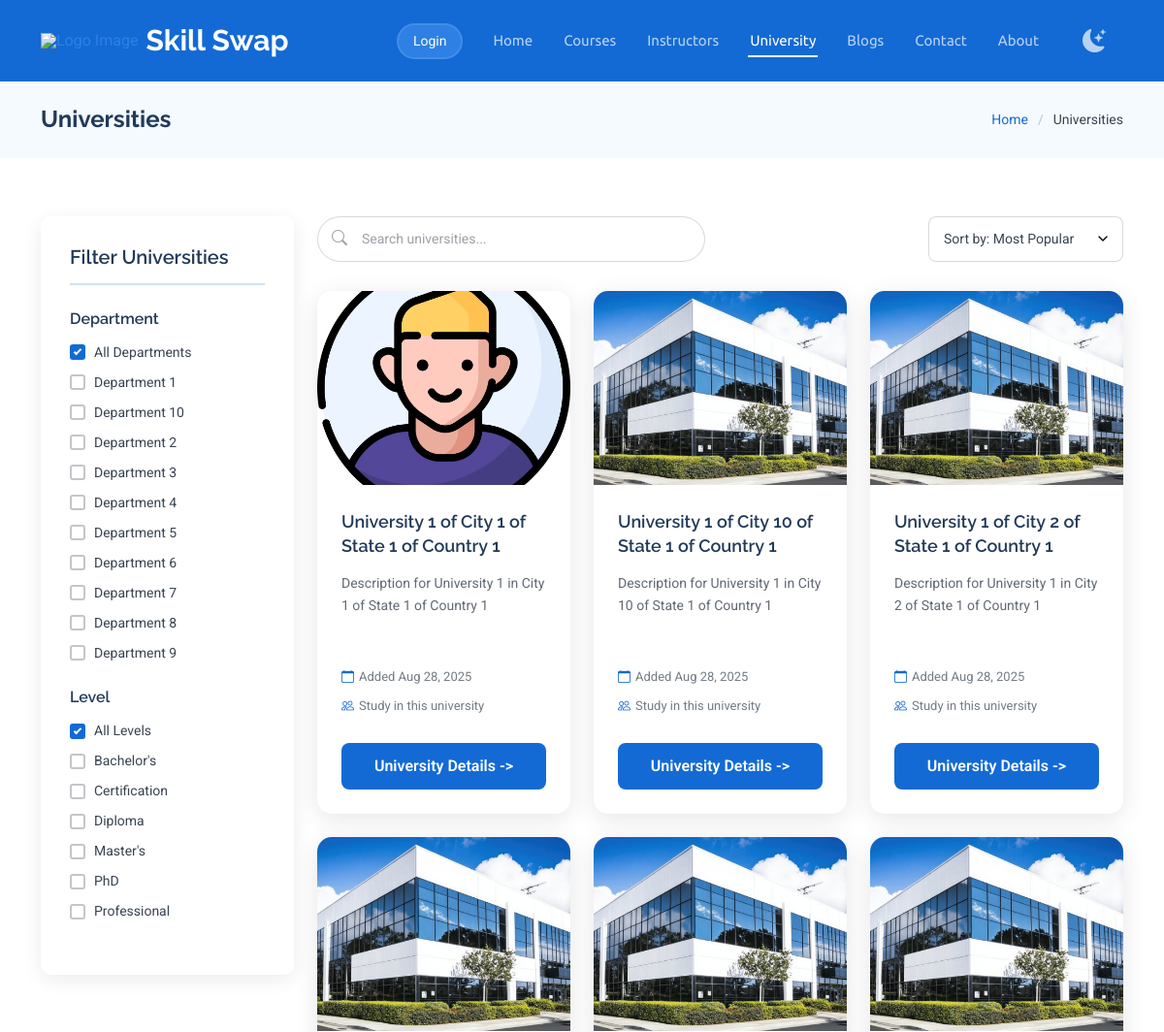
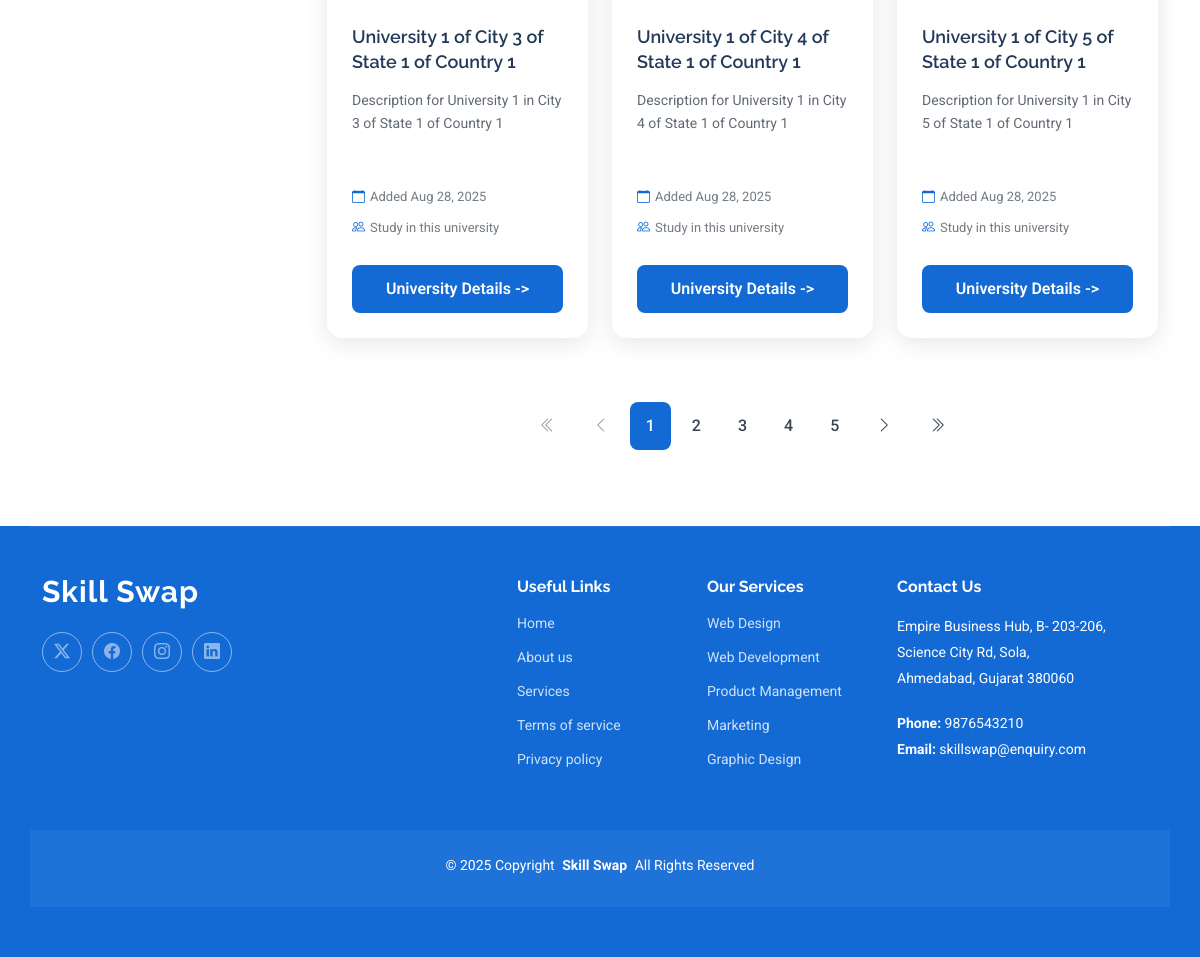
/universities/, run on the app's committed database (2 pictures, top to bottom).
### apps/university/models.py (models this page shows, shortened)
class Department(models.Model):
    class Meta:
        ordering = ['name']
        db_table = 'department'
    name = models.CharField(max_length=100, unique=True, help_text="Enter Full Department Name")
    description = models.TextField(blank=True, help_text="Brief description of the department")
    created_at = models.DateTimeField(auto_now_add=True)
    updated_at = models.DateTimeField(auto_now=True)

class Level(models.Model):
    class Meta:
        ordering = ['name']
        db_table = 'levels'
        verbose_name_plural = 'Levels'
    name = models.CharField(max_length=100, unique=True)
    created_at = models.DateTimeField(auto_now_add=True)
    updated_at = models.DateTimeField(auto_now=True)

class University(models.Model):
    class Meta:
        ordering = ['name']
        verbose_name_plural = 'Universities'
        unique_together = ['name', 'city']
        db_table = 'universities'
    name = models.CharField(unique=True, max_length=100)
    image = models.ImageField(upload_to='universities_icon/')
    description = models.TextField(max_length=999, help_text="Enter description for your university")
    established_year = models.PositiveIntegerField()
    departments = models.ManyToManyField(Department, related_name="universities")
    levels = models.ManyToManyField(Level, related_name="universities")  # ✅ Many-to-Many
    country = models.ForeignKey(Country, on_delete=models.SET_NULL, null=True, related_name='university_country')
    state = models.ForeignKey(State, on_delete=models.SET_NULL, null=True, related_name='university_state')
    city = models.ForeignKey(City, on_delete=models.SET_NULL, null=True, related_name="university_city")
    created_at = models.DateTimeField(auto_now_add=True)
    updated_at = models.DateTimeField(auto_now=True)

### apps/university/views.py (the view, shortened to what this page needs)
# urls.py: path('', views.UniversityView, name='university'),
def UniversityView(request):
    universities = University.objects.all()
    query = request.GET.get("q", "")
    categories = request.GET.getlist("categories[]")
    levels = request.GET.getlist("levels[]")
    if query:
        universities = universities.filter(name__icontains=query)
    if categories and "all" not in categories:
        universities = universities.filter(departments__id__in=categories).distinct()
    if levels and "all" not in levels:
        universities = universities.filter(levels__id__in=levels).distinct()
    departments = Department.objects.all()
    levels = Level.objects.all()
    paginator = Paginator(universities, 6)
    page_number = request.GET.get("page")
    page_obj = paginator.get_page(page_number)
    return render(request, 'university/university.html', {
        'departments': departments,
        'levels': levels,
        'page_obj': page_obj,
        "section": "universities",
        "page_param": "page"
    })

### apps/accounts/context_processors.py (called while the page is built)
def custom_user(request):
    user_obj = None
    if request.session.get("user_id"):
        try:
            user_obj = User.objects.get(id=request.session["user_id"])
        except User.DoesNotExist:
            pass
    return {"custom_user": user_obj}

### templates/university/university.html (shortened to what this page needs)
{% extends "layout/base.html" %}
{% load static %}
{% block mainsection %}
    <div class="page-title light-background">
      <div class="container d-lg-flex justify-content-between align-items-center">
        <h1 class="mb-2 mb-lg-0">Universities</h1>
        <nav class="breadcrumbs">
          <ol>
            <li><a href="{% url 'core:home' %}">Home</a></li>
            <li class="current">Universities</li>
          </ol>
        </nav>
      </div>
    </div>
    <section id="universities" class="universities section">
      <div class="container" data-aos="fade-up" data-aos-delay="100">
        <div class="row">
          <div class="col-lg-3">
            <div class="course-filters" data-aos="fade-right" data-aos-delay="100">
              <h4 class="filter-title">Filter Universities</h4>
              <div class="filter-group">
                <h5>Department</h5>
                <div class="filter-options">
                  <label class="filter-checkbox">
                    <span class="checkmark"></span>
                    All Departments
                  </label>
                  {% for dept in departments %}
                  <label class="filter-checkbox">
                    <span class="checkmark"></span>
                    {{ dept.name }}
                  </label>
                  {% endfor %}
                </div>
              </div>
              <div class="filter-group">
                <h5>Level</h5>
                <div class="filter-options">
                  <label class="filter-checkbox">
                    <span class="checkmark"></span>
                    All Levels
                  </label>
                  {% for level in levels %}
                  <label class="filter-checkbox">
                    <span class="checkmark"></span>
                    {{ level.name }}
                  </label>
                  {% endfor %}
                </div>
              </div>
            </div>
          </div>
          <div class="col-lg-9">
            <div class="courses-header" data-aos="fade-left" data-aos-delay="100">
              <div class="search-box">
                <i class="bi bi-search"></i>
                <input type="text" id="searchInput" placeholder="Search universities...">
              </div>
              <div class="sort-dropdown">
                <select>
                  <option>Sort by: Most Popular</option>
                </select>
              </div>
            </div>
            <div id="universitiesWrapper">
              {% include "university/university_grid.html" %}
            </div>
          </div>
        </div>
      </div>
    </section>
{% endblock %}

### templates/university/university_grid.html (shortened to what this page needs)
{% load static %}
<div class="courses-grid">
  <div class="row">
    {% if page_obj %}
    {% for university in page_obj %}
    <div class="col-lg-4 col-md-6 mb-4">
        <div class="course-card">
          <div class="course-image">
            {% if university.image %}
              <img src="{{ university.image.url }}" alt="{{ university.name }}" class="img-fluid">
            {% else %}
              <img src="{% static 'assets/img/education/courses-3.webp' %}" alt="{{ university.name }}" class="img-fluid">
            {% endif %}
          </div>
          <div class="course-content">
            <h3>{{ university.name }}</h3>
            <p>{{ university.description|truncatewords:20 }}</p>
            <div class="course-stats">
              <div class="stat"><i class="bi bi-calendar"></i>
                <span>Added {{ university.created_at|date:"M d, Y" }}</span>
              </div>
              <div class="stat"><i class="bi bi-people"></i>
                <span>Study in this university</span>
              </div>
            </div>
            <a href="{% url 'university:university_detail' university.id %}" class="btn-course">University Details -> </a>
          </div>
        </div>
      </div>
      {% endfor %}
    {% endif %}
  </div>
</div>
{% include "include/pagination.html" %}

### data on the page
Department: name "Department 1"
Department: name "Department 10"
Department: name "Department 2"
Department: name "Department 3"
Department: name "Department 4"
Department: name "Department 5"
Department: name "Department 6"
Department: name "Department 7"
Department: name "Department 8"
Department: name "Department 9"
Level: name "Bachelor's"
Level: name "Certification"
Level: name "Diploma"
Level: name "Master's"
Level: name "PhD"
Level: name "Professional"
University: image (picture), name "University 1 of City 1 of State 1 of Country 1", description "Description for University 1 in City 1 of State 1 of Country 1", created_at "Aug 28, 2025"
University: image (picture), name "University 1 of City 10 of State 1 of Country 1", description "Description for University 1 in City 10 of State 1 of Country 1", created_at "Aug 28, 2025"
University: image (picture), name "University 1 of City 2 of State 1 of Country 1", description "Description for University 1 in City 2 of State 1 of Country 1", created_at "Aug 28, 2025"
University: image (picture), name "University 1 of City 3 of State 1 of Country 1", description "Description for University 1 in City 3 of State 1 of Country 1", created_at "Aug 28, 2025"
University: image (picture), name "University 1 of City 4 of State 1 of Country 1", description "Description for University 1 in City 4 of State 1 of Country 1", created_at "Aug 28, 2025"
University: image (picture), name "University 1 of City 5 of State 1 of Country 1", description "Description for University 1 in City 5 of State 1 of Country 1", created_at "Aug 28, 2025"

### other printed values
{{ num }} "1" "2" "3" "4" "5"
